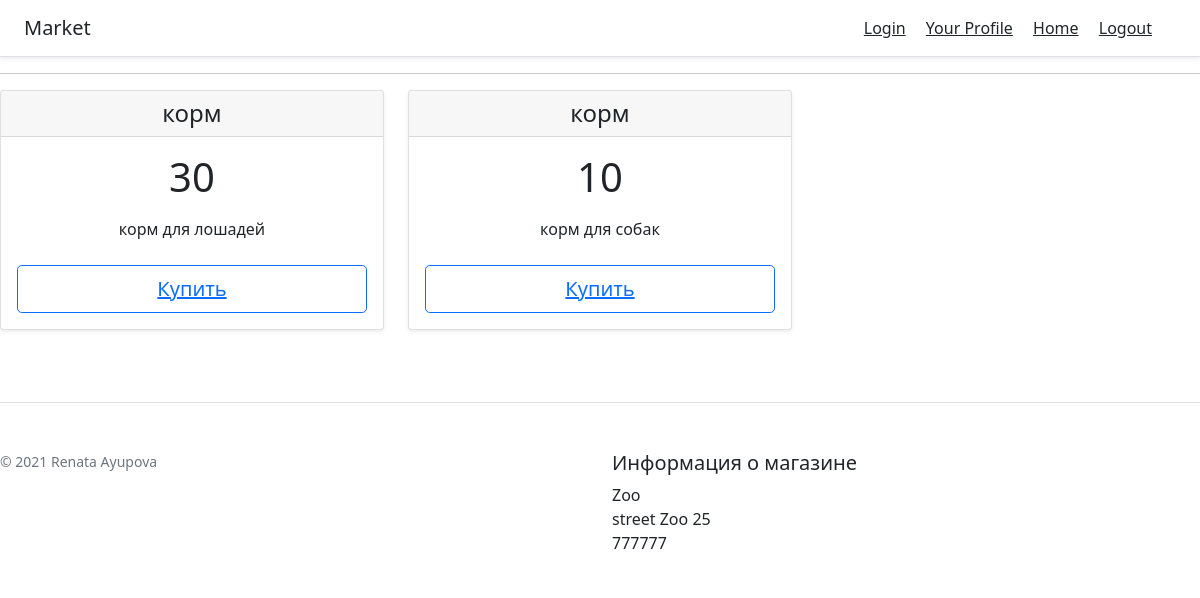
/shop/Zoo, run on an earlier commit of the app's database.
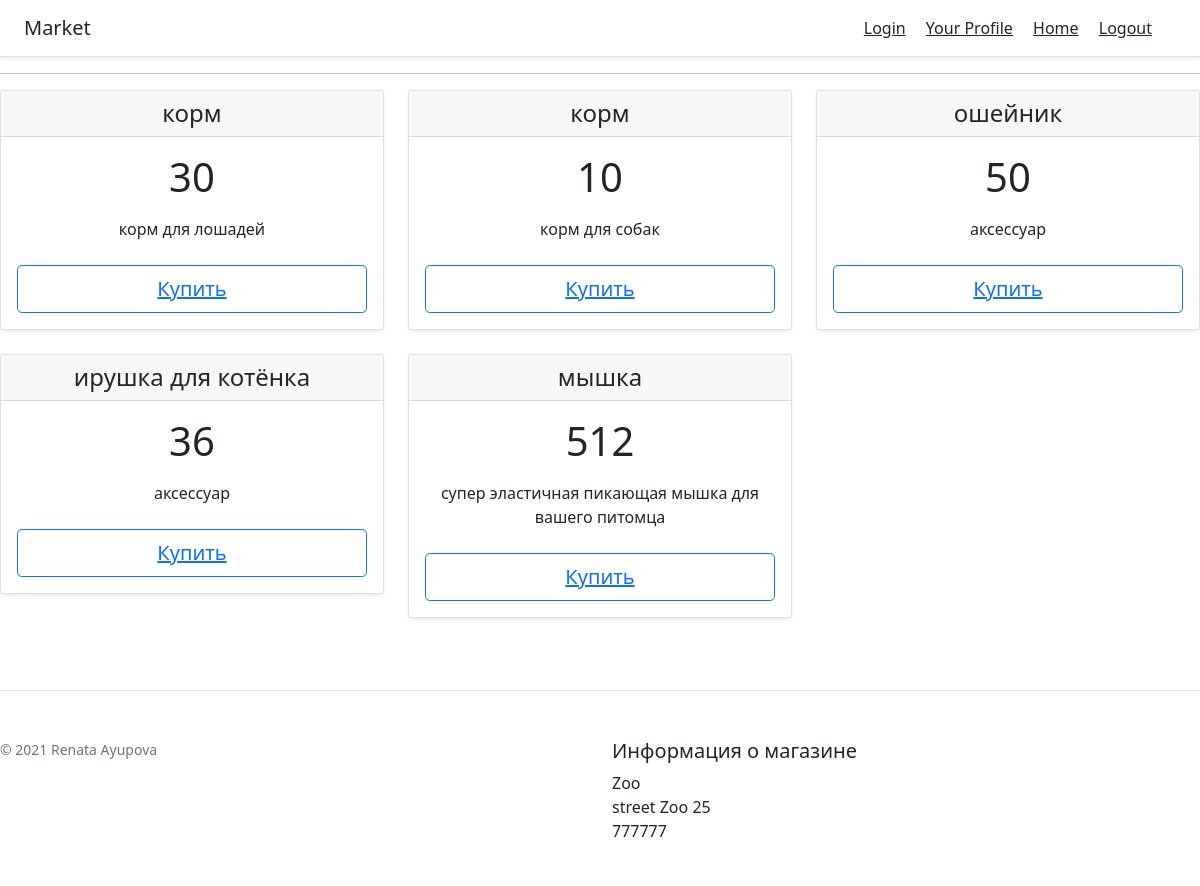
And on a later commit of the database.
### app/models.py (models this page shows)
class Product(db.Model):
    id = db.Column(db.Integer, primary_key=True)
    name = db.Column(db.String(256), index = True)
    description = db.Column(db.String(64), index=True)
    price = db.Column(db.Integer, index=True)
    mount = db.Column(db.Integer, index=True)
    category = db.Column(db.String(64), index=True)
    id_market = db.Column(db.Integer, index=True)

### app/views.py (the view)
@app.route('/shop/<name>')
def shop(name):
    market = Market.query.filter_by(name=name).first()
    products = Product.query.filter_by(id_market=market.id).all()
    return render_template("shop.html", products=products, market=market)

### app/templates/shop.html (shortened to what this page needs)
<!DOCTYPE html>
<html lang="en">
<head>
</head>
<body>
{% extends "base.html" %}
{% block content %}
<div class="row row-cols-1 row-cols-md-3 mb-3 text-center">
    {% for product in products %}
    <div class="col">
      <div class="card mb-4 shadow-sm">
      <div class="card-header">
        <h4 class="my-0 fw-normal">{{product.name}}</h4>
      </div>
      <div class="card-body">
        <h1 class="card-title pricing-card-title">{{product.price}}</h1>
        <ul class="list-unstyled mt-3 mb-4">
          <li>{{product.description}}</li>
        </ul>
        <button type="button" class="w-100 btn btn-lg btn-outline-primary"><a href="{{ url_for('product', id=product.id) }}">Купить</a></button>
      </div>
    </div>
    </div>
    {% endfor %}
</div>
<footer class="pt-4 my-md-5 pt-md-5 border-top">
    <div class="row">
      <div class="col-12 col-md">
        <small class="d-block mb-3 text-muted">© 2021 Renata Ayupova</small>
      </div>
      <div class="col-6 col-md">
        <h5>Информация о магазине</h5>
        <ul class="list-unstyled text-small">
          <li>{{market.name}}</li>
          <li>{{market.address}}</li>
          <li>{{market.phone_number}}</li>
        </ul>
      </div>
    </div>
  </footer>
{% endblock %}

What changed in the data, as far as the page shows it:
added Product: name "ошейник", price "50", description "аксессуар"
added Product: name "ирушка для котёнка", price "36", description "аксессуар"
added Product: name "мышка", price "512", description "супер эластичная пикающая мышка для вашего питомца"
